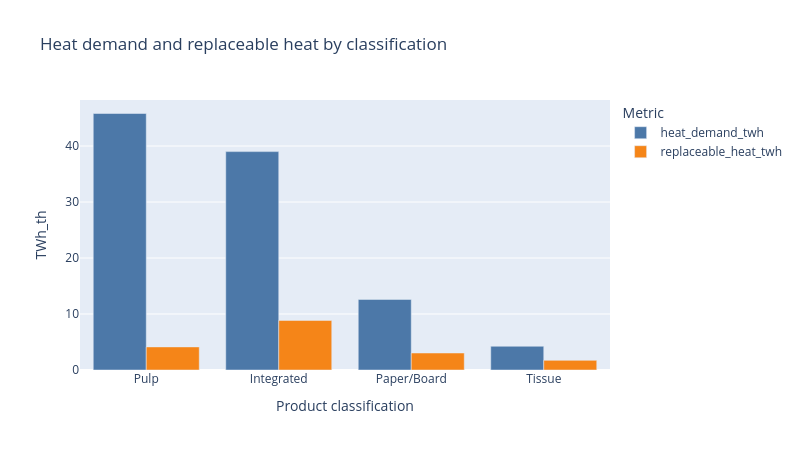

The cell this chart's notebook holds for it:
### Code cell
fig_class = px.bar(
    by_class,
    x="classification",
    y=["heat_demand_twh", "replaceable_heat_twh"],
    barmode="group",
    color_discrete_sequence=["#4C78A8", "#F58518"],
    labels={
        "value": "TWh_th",
        "classification": "Product classification",
        "variable": "Metric",
    },
    title="Heat demand and replaceable heat by classification",
    category_orders={"classification": list(CLASSIFICATION_COLORS.keys())},
)
fig_class.update_layout(height=450, width=800)
fig_class.show()

### Figure 1 — Plotly figure (JSON) as saved in the notebook; plotly's stock layout.template omitted (floating-point values rounded to 4 significant figures)
{"data": [{"alignmentgroup": "True", "hovertemplate": "Metric=heat_demand_twh<br>Product classification=%{x}<br>TWh_th=%{y}<extra></extra>", "legendgroup": "heat_demand_twh", "marker": {"color": "#4C78A8", "pattern": {"shape": ""}}, "name": "heat_demand_twh", "offsetgroup": "heat_demand_twh", "orientation": "v", "showlegend": true, "textposition": "auto", "type": "bar", "x": ["Pulp", "Integrated", "Paper/Board", "Tissue"], "xaxis": "x", "y": [45.81, 39.0, 12.6, 4.24], "yaxis": "y"}, {"alignmentgroup": "True", "hovertemplate": "Metric=replaceable_heat_twh<br>Product classification=%{x}<br>TWh_th=%{y}<extra></extra>", "legendgroup": "replaceable_heat_twh", "marker": {"color": "#F58518", "pattern": {"shape": ""}}, "name": "replaceable_heat_twh", "offsetgroup": "replaceable_heat_twh", "orientation": "v", "showlegend": true, "textposition": "auto", "type": "bar", "x": ["Pulp", "Integrated", "Paper/Board", "Tissue"], "xaxis": "x", "y": [4.124, 8.851, 3.036, 1.724], "yaxis": "y"}], "layout": {"barmode": "group", "height": 450, "legend": {"title": {"text": "Metric"}, "tracegroupgap": 0}, "title": {"text": "Heat demand and replaceable heat by classification"}, "width": 800, "xaxis": {"anchor": "y", "categoryarray": ["Pulp", "Integrated", "Paper/Board", "Tissue"], "categoryorder": "array", "domain": [0, 1], "title": {"text": "Product classification"}}, "yaxis": {"anchor": "x", "domain": [0, 1], "title": {"text": "TWh_th"}}}}
